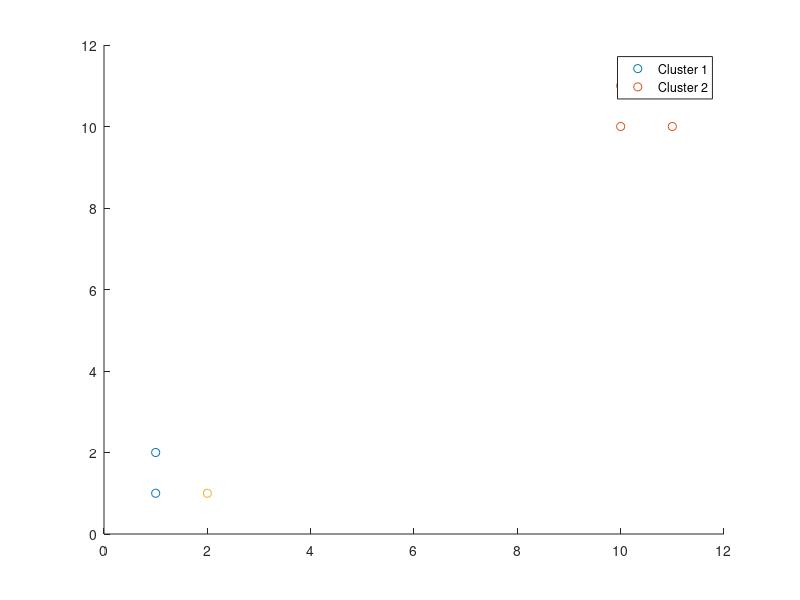

The MATLAB source for this figure:
x=[1 1;1 2;2 1;10 10;10 11;11 10];

IDX = kmeans(x, 3);

gscatter(x(:,1),x(:,2),IDX)
legend('Cluster 1','Cluster 2')